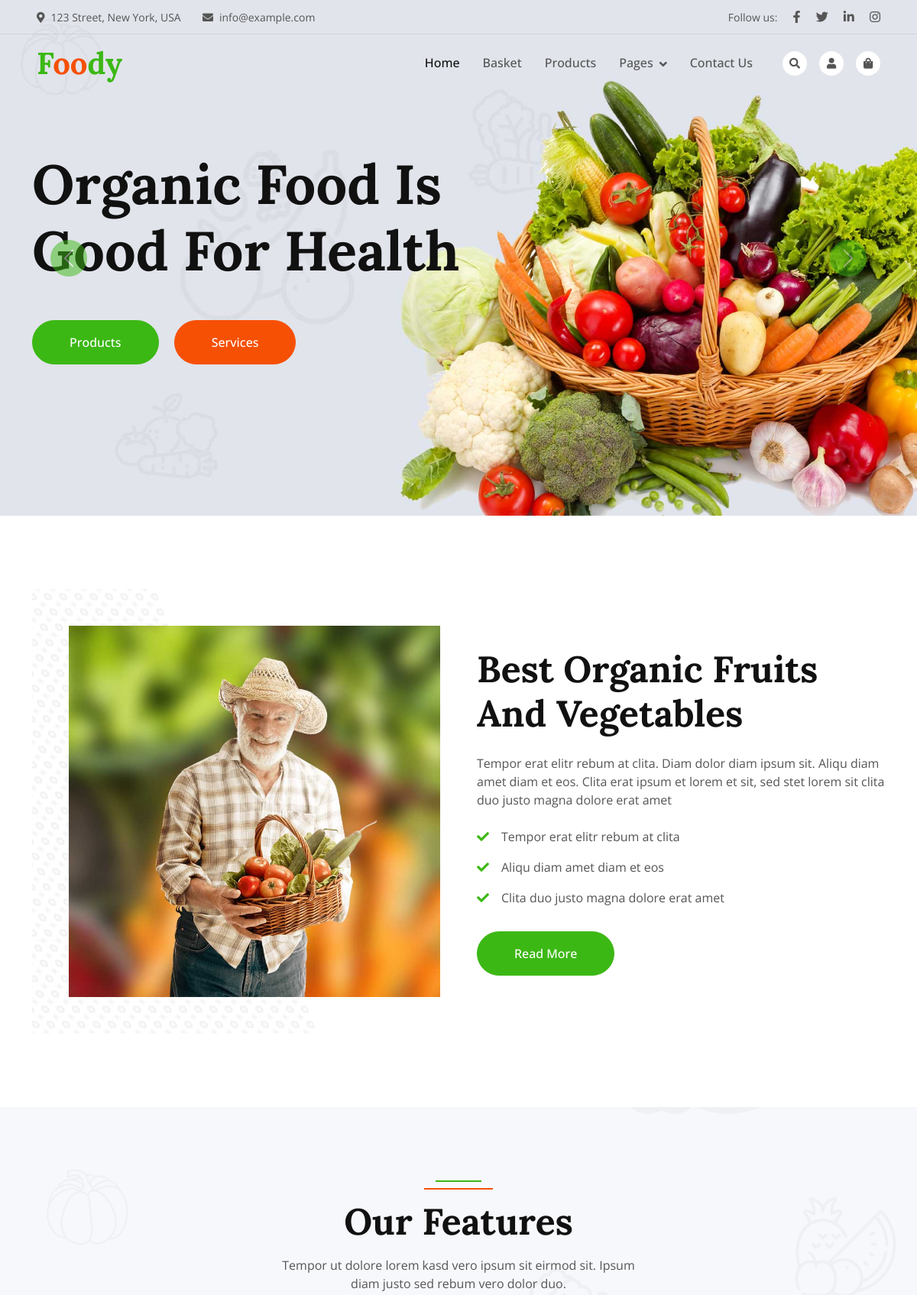
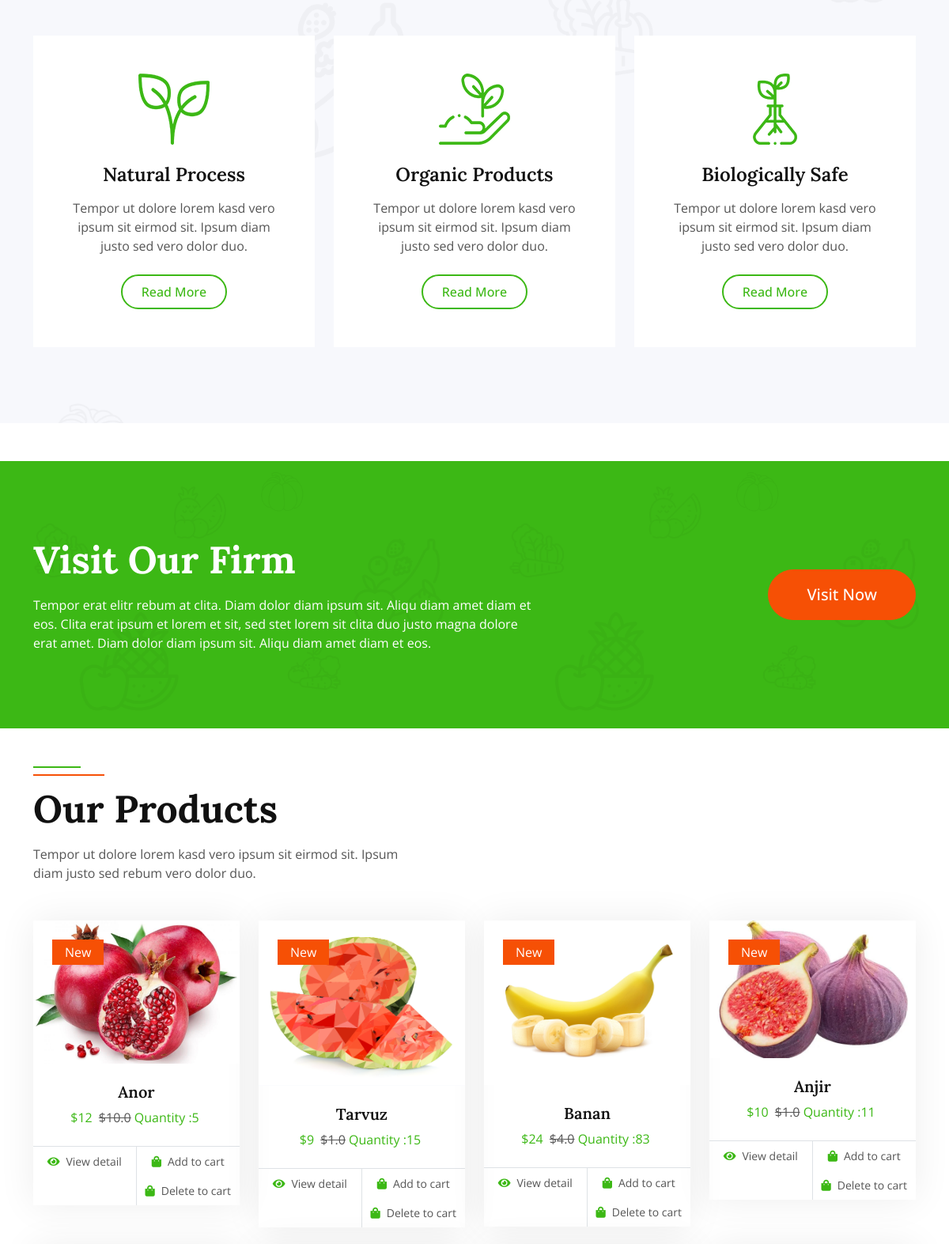
The page / (upper part) on the database its author committed (2 pictures, top to bottom).
### app/models.py (models this page shows, shortened)
class Product(models.Model):
    name = models.CharField(max_length=100)
    category = models.ForeignKey(Category, on_delete=models.CASCADE)
    description = models.TextField()
    price = models.DecimalField(max_digits=7, decimal_places=0)
    quantity = models.IntegerField(default=0)
    discount = models.FloatField(null=True, blank=True)
    image = models.ImageField(upload_to='products/', verbose_name="Rasmi")

### app/views.py (the view)
# urls.py: path('', index, name="index"),
def index(request):
    products = Product.objects.all
    categories = Category.objects.all
    news = News.objects.all
    context = {
        'products':products,
        'categories':categories,
        'news':news
    }
    return render(request, 'app/index.html', context)

### app/templates/app/index.html (shortened to what this page needs)
{% extends 'base.html' %}
{% block main %}
<div class="container-xxl py-5">
    <div class="container">
        <div class="row g-0 gx-5 align-items-end">
            <div class="col-lg-6">
                <div class="section-header text-start mb-5 wow fadeInUp" data-wow-delay="0.1s"
                     style="max-width: 500px;">
                    <h1 class="display-5 mb-3">Our Products</h1>
                    <p>Tempor ut dolore lorem kasd vero ipsum sit eirmod sit. Ipsum diam justo sed rebum vero dolor
                        duo.</p>
                </div>
            </div>
        </div>
        <div class="tab-content">
            <div id="tab-1" class="tab-pane fade show p-0 active">
                <div class="row g-4">
                 {% for product in products|slice:":9" %}
                    <div class="col-xl-3 col-lg-4 col-md-6">
                        <div class="product-item wow fadeInUp" data-wow-delay="0.1s">
                            <div class="position-relative bg-light overflow-hidden">
                                <img class="img-fluid w-100" src="{{ product.image.url }}" alt="">
                                <div class="bg-secondary rounded text-white position-absolute start-0 top-0 m-4 py-1 px-3">
                                    New
                                </div>
                            </div>
                            <div class="text-center p-4">
                                <a class="d-block h5 mb-2" href="">{{ product.name }}</a>
                                <span class="text-primary me-1">${{ product.price }}</span>
                                <span class="text-body text-decoration-line-through">${{ product.discount }}</span>
                                <span class="text-primary me-1">Quantity :{{ product.quantity }}</span>
                            </div>
                            <div class="d-flex border-top">
                                <small class="w-50 text-center border-end py-2">
                                    <a class="text-body" href="{% url 'detail' product.pk %}"><i class="fa fa-eye text-primary me-2"></i>View detail</a>
                                </small>
                                <small class="w-50 text-center py-2">
                                    <a class="text-body" href="{% url 'to-cart' product.pk 'add' %}"><i class="fa fa-shopping-bag text-primary me-2"></i>Add to cart</a>
                                    <a class="text-body" href="{% url 'to-cart' product.pk 'delete' %}"><i class="fa fa-shopping-bag text-primary me-2"></i>Delete to cart</a>
                                </small>
                            </div>
                        </div>
                    </div>
                    {% endfor %}
                </div>
            </div>
        </div>
    </div>
</div>
{% endblock main %}

### static/css/style.css (style rules this page uses)
:root { --primary: #3CB815; --secondary: #F65005; --light: #F7F8FC; --dark: #111111; }
.section-header { position: relative; padding-top: 25px; }
.section-header::before { position: absolute; content: ""; width: 60px; height: 2px; top: 0; left: 50%; transform: translateX(-50%); background: var(--primary); }
.section-header::after { position: absolute; content: ""; width: 90px; height: 2px; top: 10px; left: 50%; transform: translateX(-50%); background: var(--secondary); }
.section-header.text-start::before, .section-header.text-start::after { left: 0; transform: translateX(0); }
.product-item { box-shadow: 0 0 45px rgba(0, 0, 0, .07); }
.product-item img { transition: .5s; }

### rows shown on the page
Product: image (picture), name "Anor", price "12", discount "10.0", quantity "5"
Product: image (picture), name "Tarvuz", price "9", discount "1.0", quantity "15"
Product: image (picture), name "Banan", price "24", discount "4.0", quantity "83"
Product: image (picture), name "Anjir", price "10", discount "1.0", quantity "11"
